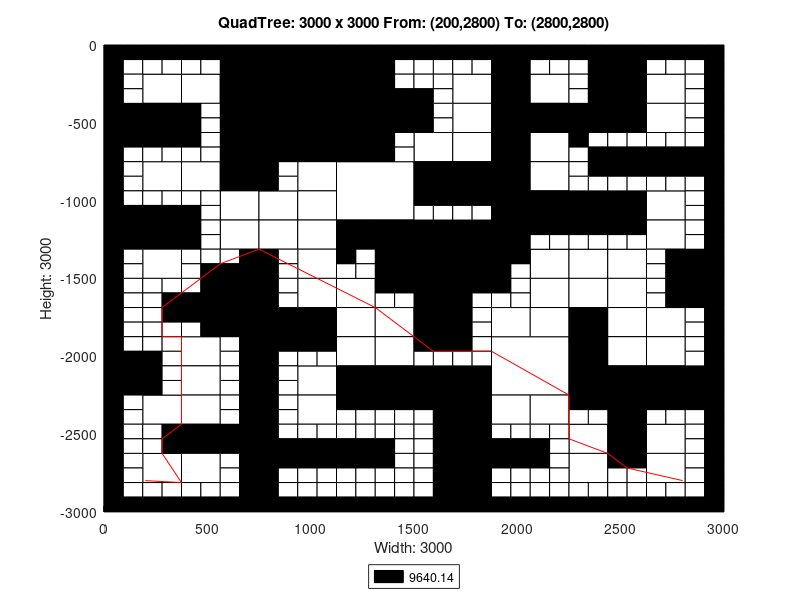

Source code (MATLAB):
axis([0 3000 -3000 0]);
title('QuadTree: 3000 x 3000 From: (200,2800) To: (2800,2800)');
xlabel('Width: 3000');
ylabel('Height: 3000');
rectangle('Position',[750 -375 375 375], 'FaceColor',[0 0 0]);
rectangle('Position',[750 -750 375 375], 'FaceColor',[0 0 0]);
rectangle('Position',[1125 -1125 375 375], 'FaceColor',[1 1 1]);
rectangle('Position',[1500 -1500 375 375], 'FaceColor',[0 0 0]);
rectangle('Position',[1875 -2250 375 375], 'FaceColor',[1 1 1]);
rectangle('Position',[187.5 -375 187.5 187.5], 'FaceColor',[1 1 1]);
rectangle('Position',[562.5 -187.5 187.5 187.5], 'FaceColor',[0 0 0]);
rectangle('Position',[375 -375 187.5 187.5], 'FaceColor',[1 1 1]);
rectangle('Position',[562.5 -375 187.5 187.5], 'FaceColor',[0 0 0]);
rectangle('Position',[0 -562.5 187.5 187.5], 'FaceColor',[0 0 0]);
rectangle('Position',[187.5 -562.5 187.5 187.5], 'FaceColor',[0 0 0]);
rectangle('Position',[562.5 -562.5 187.5 187.5], 'FaceColor',[0 0 0]);
rectangle('Position',[562.5 -750 187.5 187.5], 'FaceColor',[0 0 0]);
rectangle('Position',[1125 -187.5 187.5 187.5], 'FaceColor',[0 0 0]);
rectangle('Position',[1125 -375 187.5 187.5], 'FaceColor',[0 0 0]);
rectangle('Position',[1125 -562.5 187.5 187.5], 'FaceColor',[0 0 0]);
rectangle('Position',[1312.5 -562.5 187.5 187.5], 'FaceColor',[0 0 0]);
rectangle('Position',[1125 -750 187.5 187.5], 'FaceColor',[0 0 0]);
rectangle('Position',[187.5 -937.5 187.5 187.5], 'FaceColor',[1 1 1]);
rectangle('Position',[375 -937.5 187.5 187.5], 'FaceColor',[1 1 1]);
rectangle('Position',[562.5 -937.5 187.5 187.5], 'FaceColor',[0 0 0]);
rectangle('Position',[562.5 -1125 187.5 187.5], 'FaceColor',[1 1 1]);
rectangle('Position',[0 -1312.5 187.5 187.5], 'FaceColor',[0 0 0]);
rectangle('Position',[187.5 -1312.5 187.5 187.5], 'FaceColor',[0 0 0]);
rectangle('Position',[187.5 -1500 187.5 187.5], 'FaceColor',[1 1 1]);
rectangle('Position',[562.5 -1312.5 187.5 187.5], 'FaceColor',[1 1 1]);
rectangle('Position',[937.5 -937.5 187.5 187.5], 'FaceColor',[1 1 1]);
rectangle('Position',[750 -1125 187.5 187.5], 'FaceColor',[1 1 1]);
rectangle('Position',[937.5 -1125 187.5 187.5], 'FaceColor',[1 1 1]);
rectangle('Position',[750 -1312.5 187.5 187.5], 'FaceColor',[1 1 1]);
rectangle('Position',[937.5 -1312.5 187.5 187.5], 'FaceColor',[1 1 1]);
rectangle('Position',[937.5 -1500 187.5 187.5], 'FaceColor',[1 1 1]);
rectangle('Position',[1125 -1312.5 187.5 187.5], 'FaceColor',[0 0 0]);
rectangle('Position',[1312.5 -1312.5 187.5 187.5], 'FaceColor',[0 0 0]);
rectangle('Position',[1312.5 -1500 187.5 187.5], 'FaceColor',[0 0 0]);
rectangle('Position',[1687.5 -375 187.5 187.5], 'FaceColor',[1 1 1]);
rectangle('Position',[1875 -187.5 187.5 187.5], 'FaceColor',[0 0 0]);
rectangle('Position',[1875 -375 187.5 187.5], 'FaceColor',[0 0 0]);
rectangle('Position',[2062.5 -375 187.5 187.5], 'FaceColor',[1 1 1]);
rectangle('Position',[1687.5 -562.5 187.5 187.5], 'FaceColor',[1 1 1]);
rectangle('Position',[1500 -750 187.5 187.5], 'FaceColor',[1 1 1]);
rectangle('Position',[1687.5 -750 187.5 187.5], 'FaceColor',[1 1 1]);
rectangle('Position',[1875 -562.5 187.5 187.5], 'FaceColor',[0 0 0]);
rectangle('Position',[2062.5 -562.5 187.5 187.5], 'FaceColor',[0 0 0]);
rectangle('Position',[1875 -750 187.5 187.5], 'FaceColor',[0 0 0]);
rectangle('Position',[2062.5 -750 187.5 187.5], 'FaceColor',[1 1 1]);
rectangle('Position',[2437.5 -187.5 187.5 187.5], 'FaceColor',[0 0 0]);
rectangle('Position',[2437.5 -375 187.5 187.5], 'FaceColor',[0 0 0]);
rectangle('Position',[2625 -375 187.5 187.5], 'FaceColor',[1 1 1]);
rectangle('Position',[2250 -562.5 187.5 187.5], 'FaceColor',[0 0 0]);
rectangle('Position',[2437.5 -562.5 187.5 187.5], 'FaceColor',[0 0 0]);
rectangle('Position',[2625 -562.5 187.5 187.5], 'FaceColor',[1 1 1]);
rectangle('Position',[1500 -937.5 187.5 187.5], 'FaceColor',[0 0 0]);
rectangle('Position',[1687.5 -937.5 187.5 187.5], 'FaceColor',[0 0 0]);
rectangle('Position',[1875 -937.5 187.5 187.5], 'FaceColor',[0 0 0]);
rectangle('Position',[2062.5 -937.5 187.5 187.5], 'FaceColor',[1 1 1]);
rectangle('Position',[1875 -1125 187.5 187.5], 'FaceColor',[0 0 0]);
rectangle('Position',[2062.5 -1125 187.5 187.5], 'FaceColor',[0 0 0]);
rectangle('Position',[1875 -1312.5 187.5 187.5], 'FaceColor',[0 0 0]);
rectangle('Position',[2062.5 -1500 187.5 187.5], 'FaceColor',[1 1 1]);
rectangle('Position',[2250 -1125 187.5 187.5], 'FaceColor',[0 0 0]);
rectangle('Position',[2437.5 -1125 187.5 187.5], 'FaceColor',[0 0 0]);
rectangle('Position',[2625 -1125 187.5 187.5], 'FaceColor',[1 1 1]);
rectangle('Position',[2250 -1500 187.5 187.5], 'FaceColor',[1 1 1]);
rectangle('Position',[2437.5 -1500 187.5 187.5], 'FaceColor',[1 1 1]);
rectangle('Position',[2625 -1312.5 187.5 187.5], 'FaceColor',[1 1 1]);
rectangle('Position',[2812.5 -1500 187.5 187.5], 'FaceColor',[0 0 0]);
rectangle('Position',[562.5 -1687.5 187.5 187.5], 'FaceColor',[0 0 0]);
rectangle('Position',[562.5 -1875 187.5 187.5], 'FaceColor',[0 0 0]);
rectangle('Position',[0 -2250 187.5 187.5], 'FaceColor',[0 0 0]);
rectangle('Position',[375 -2062.5 187.5 187.5], 'FaceColor',[1 1 1]);
rectangle('Position',[375 -2250 187.5 187.5], 'FaceColor',[1 1 1]);
rectangle('Position',[937.5 -1687.5 187.5 187.5], 'FaceColor',[1 1 1]);
rectangle('Position',[750 -1875 187.5 187.5], 'FaceColor',[0 0 0]);
rectangle('Position',[937.5 -1875 187.5 187.5], 'FaceColor',[0 0 0]);
rectangle('Position',[1125 -1687.5 187.5 187.5], 'FaceColor',[1 1 1]);
rectangle('Position',[1125 -1875 187.5 187.5], 'FaceColor',[1 1 1]);
rectangle('Position',[1312.5 -1875 187.5 187.5], 'FaceColor',[1 1 1]);
rectangle('Position',[937.5 -2250 187.5 187.5], 'FaceColor',[1 1 1]);
rectangle('Position',[1125 -2062.5 187.5 187.5], 'FaceColor',[1 1 1]);
rectangle('Position',[1312.5 -2062.5 187.5 187.5], 'FaceColor',[1 1 1]);
rectangle('Position',[1125 -2250 187.5 187.5], 'FaceColor',[0 0 0]);
rectangle('Position',[1312.5 -2250 187.5 187.5], 'FaceColor',[0 0 0]);
rectangle('Position',[187.5 -2437.5 187.5 187.5], 'FaceColor',[1 1 1]);
rectangle('Position',[375 -2437.5 187.5 187.5], 'FaceColor',[1 1 1]);
rectangle('Position',[375 -2625 187.5 187.5], 'FaceColor',[0 0 0]);
rectangle('Position',[562.5 -2625 187.5 187.5], 'FaceColor',[0 0 0]);
rectangle('Position',[187.5 -2812.5 187.5 187.5], 'FaceColor',[1 1 1]);
rectangle('Position',[375 -2812.5 187.5 187.5], 'FaceColor',[1 1 1]);
rectangle('Position',[937.5 -2437.5 187.5 187.5], 'FaceColor',[1 1 1]);
rectangle('Position',[1500 -1687.5 187.5 187.5], 'FaceColor',[0 0 0]);
rectangle('Position',[1500 -1875 187.5 187.5], 'FaceColor',[0 0 0]);
rectangle('Position',[2062.5 -1687.5 187.5 187.5], 'FaceColor',[1 1 1]);
rectangle('Position',[1875 -1875 187.5 187.5], 'FaceColor',[1 1 1]);
rectangle('Position',[2062.5 -1875 187.5 187.5], 'FaceColor',[1 1 1]);
rectangle('Position',[1500 -2250 187.5 187.5], 'FaceColor',[0 0 0]);
rectangle('Position',[1687.5 -2250 187.5 187.5], 'FaceColor',[0 0 0]);
rectangle('Position',[2250 -1687.5 187.5 187.5], 'FaceColor',[1 1 1]);
rectangle('Position',[2437.5 -1687.5 187.5 187.5], 'FaceColor',[1 1 1]);
rectangle('Position',[2250 -1875 187.5 187.5], 'FaceColor',[0 0 0]);
rectangle('Position',[2437.5 -1875 187.5 187.5], 'FaceColor',[1 1 1]);
rectangle('Position',[2812.5 -1687.5 187.5 187.5], 'FaceColor',[0 0 0]);
rectangle('Position',[2625 -1875 187.5 187.5], 'FaceColor',[1 1 1]);
rectangle('Position',[2250 -2062.5 187.5 187.5], 'FaceColor',[0 0 0]);
rectangle('Position',[2437.5 -2062.5 187.5 187.5], 'FaceColor',[1 1 1]);
rectangle('Position',[2250 -2250 187.5 187.5], 'FaceColor',[0 0 0]);
rectangle('Position',[2437.5 -2250 187.5 187.5], 'FaceColor',[0 0 0]);
rectangle('Position',[2625 -2062.5 187.5 187.5], 'FaceColor',[1 1 1]);
rectangle('Position',[2625 -2250 187.5 187.5], 'FaceColor',[0 0 0]);
rectangle('Position',[2812.5 -2250 187.5 187.5], 'FaceColor',[0 0 0]);
rectangle('Position',[1687.5 -2437.5 187.5 187.5], 'FaceColor',[0 0 0]);
rectangle('Position',[1687.5 -2625 187.5 187.5], 'FaceColor',[0 0 0]);
rectangle('Position',[1875 -2437.5 187.5 187.5], 'FaceColor',[1 1 1]);
rectangle('Position',[2062.5 -2437.5 187.5 187.5], 'FaceColor',[1 1 1]);
rectangle('Position',[1687.5 -2812.5 187.5 187.5], 'FaceColor',[0 0 0]);
rectangle('Position',[1687.5 -3000 187.5 187.5], 'FaceColor',[0 0 0]);
rectangle('Position',[2437.5 -2437.5 187.5 187.5], 'FaceColor',[0 0 0]);
rectangle('Position',[2250 -2625 187.5 187.5], 'FaceColor',[1 1 1]);
rectangle('Position',[2437.5 -2625 187.5 187.5], 'FaceColor',[0 0 0]);
rectangle('Position',[2625 -2625 187.5 187.5], 'FaceColor',[1 1 1]);
rectangle('Position',[2250 -2812.5 187.5 187.5], 'FaceColor',[1 1 1]);
rectangle('Position',[2625 -2812.5 187.5 187.5], 'FaceColor',[1 1 1]);
rectangle('Position',[0 -93.75 93.75 93.75], 'FaceColor',[0 0 0]);
rectangle('Position',[93.75 -93.75 93.75 93.75], 'FaceColor',[0 0 0]);
rectangle('Position',[0 -187.5 93.75 93.75], 'FaceColor',[0 0 0]);
rectangle('Position',[93.75 -187.5 93.75 93.75], 'FaceColor',[1 1 1]);
rectangle('Position',[187.5 -93.75 93.75 93.75], 'FaceColor',[0 0 0]);
rectangle('Position',[281.25 -93.75 93.75 93.75], 'FaceColor',[0 0 0]);
rectangle('Position',[187.5 -187.5 93.75 93.75], 'FaceColor',[1 1 1]);
rectangle('Position',[281.25 -187.5 93.75 93.75], 'FaceColor',[1 1 1]);
rectangle('Position',[0 -281.25 93.75 93.75], 'FaceColor',[0 0 0]);
rectangle('Position',[93.75 -281.25 93.75 93.75], 'FaceColor',[1 1 1]);
rectangle('Position',[0 -375 93.75 93.75], 'FaceColor',[0 0 0]);
rectangle('Position',[93.75 -375 93.75 93.75], 'FaceColor',[1 1 1]);
rectangle('Position',[375 -93.75 93.75 93.75], 'FaceColor',[0 0 0]);
rectangle('Position',[468.75 -93.75 93.75 93.75], 'FaceColor',[0 0 0]);
rectangle('Position',[375 -187.5 93.75 93.75], 'FaceColor',[1 1 1]);
rectangle('Position',[468.75 -187.5 93.75 93.75], 'FaceColor',[1 1 1]);
rectangle('Position',[0 -656.25 93.75 93.75], 'FaceColor',[0 0 0]);
rectangle('Position',[93.75 -656.25 93.75 93.75], 'FaceColor',[0 0 0]);
rectangle('Position',[0 -750 93.75 93.75], 'FaceColor',[0 0 0]);
rectangle('Position',[93.75 -750 93.75 93.75], 'FaceColor',[1 1 1]);
rectangle('Position',[187.5 -656.25 93.75 93.75], 'FaceColor',[0 0 0]);
rectangle('Position',[281.25 -656.25 93.75 93.75], 'FaceColor',[0 0 0]);
rectangle('Position',[187.5 -750 93.75 93.75], 'FaceColor',[1 1 1]);
rectangle('Position',[281.25 -750 93.75 93.75], 'FaceColor',[1 1 1]);
rectangle('Position',[375 -468.75 93.75 93.75], 'FaceColor',[0 0 0]);
rectangle('Position',[468.75 -468.75 93.75 93.75], 'FaceColor',[1 1 1]);
rectangle('Position',[375 -562.5 93.75 93.75], 'FaceColor',[0 0 0]);
rectangle('Position',[468.75 -562.5 93.75 93.75], 'FaceColor',[1 1 1]);
rectangle('Position',[375 -656.25 93.75 93.75], 'FaceColor',[0 0 0]);
rectangle('Position',[468.75 -656.25 93.75 93.75], 'FaceColor',[1 1 1]);
rectangle('Position',[375 -750 93.75 93.75], 'FaceColor',[1 1 1]);
rectangle('Position',[468.75 -750 93.75 93.75], 'FaceColor',[1 1 1]);
rectangle('Position',[1312.5 -93.75 93.75 93.75], 'FaceColor',[0 0 0]);
rectangle('Position',[1406.25 -93.75 93.75 93.75], 'FaceColor',[0 0 0]);
rectangle('Position',[1312.5 -187.5 93.75 93.75], 'FaceColor',[0 0 0]);
rectangle('Position',[1406.25 -187.5 93.75 93.75], 'FaceColor',[1 1 1]);
rectangle('Position',[1312.5 -281.25 93.75 93.75], 'FaceColor',[0 0 0]);
rectangle('Position',[1406.25 -281.25 93.75 93.75], 'FaceColor',[1 1 1]);
rectangle('Position',[1312.5 -375 93.75 93.75], 'FaceColor',[0 0 0]);
rectangle('Position',[1406.25 -375 93.75 93.75], 'FaceColor',[0 0 0]);
rectangle('Position',[1312.5 -656.25 93.75 93.75], 'FaceColor',[0 0 0]);
rectangle('Position',[1406.25 -656.25 93.75 93.75], 'FaceColor',[1 1 1]);
rectangle('Position',[1312.5 -750 93.75 93.75], 'FaceColor',[0 0 0]);
rectangle('Position',[1406.25 -750 93.75 93.75], 'FaceColor',[1 1 1]);
rectangle('Position',[0 -843.75 93.75 93.75], 'FaceColor',[0 0 0]);
rectangle('Position',[93.75 -843.75 93.75 93.75], 'FaceColor',[1 1 1]);
rectangle('Position',[0 -937.5 93.75 93.75], 'FaceColor',[0 0 0]);
rectangle('Position',[93.75 -937.5 93.75 93.75], 'FaceColor',[1 1 1]);
rectangle('Position',[0 -1031.25 93.75 93.75], 'FaceColor',[0 0 0]);
rectangle('Position',[93.75 -1031.25 93.75 93.75], 'FaceColor',[1 1 1]);
rectangle('Position',[0 -1125 93.75 93.75], 'FaceColor',[0 0 0]);
rectangle('Position',[93.75 -1125 93.75 93.75], 'FaceColor',[0 0 0]);
rectangle('Position',[187.5 -1031.25 93.75 93.75], 'FaceColor',[1 1 1]);
rectangle('Position',[281.25 -1031.25 93.75 93.75], 'FaceColor',[1 1 1]);
rectangle('Position',[187.5 -1125 93.75 93.75], 'FaceColor',[0 0 0]);
rectangle('Position',[281.25 -1125 93.75 93.75], 'FaceColor',[0 0 0]);
rectangle('Position',[375 -1031.25 93.75 93.75], 'FaceColor',[1 1 1]);
rectangle('Position',[468.75 -1031.25 93.75 93.75], 'FaceColor',[1 1 1]);
rectangle('Position',[375 -1125 93.75 93.75], 'FaceColor',[0 0 0]);
rectangle('Position',[468.75 -1125 93.75 93.75], 'FaceColor',[1 1 1]);
rectangle('Position',[0 -1406.25 93.75 93.75], 'FaceColor',[0 0 0]);
rectangle('Position',[93.75 -1406.25 93.75 93.75], 'FaceColor',[1 1 1]);
rectangle('Position',[0 -1500 93.75 93.75], 'FaceColor',[0 0 0]);
rectangle('Position',[93.75 -1500 93.75 93.75], 'FaceColor',[1 1 1]);
rectangle('Position',[375 -1218.75 93.75 93.75], 'FaceColor',[0 0 0]);
rectangle('Position',[468.75 -1218.75 93.75 93.75], 'FaceColor',[1 1 1]);
rectangle('Position',[375 -1312.5 93.75 93.75], 'FaceColor',[0 0 0]);
rectangle('Position',[468.75 -1312.5 93.75 93.75], 'FaceColor',[1 1 1]);
rectangle('Position',[375 -1406.25 93.75 93.75], 'FaceColor',[1 1 1]);
rectangle('Position',[468.75 -1406.25 93.75 93.75], 'FaceColor',[1 1 1]);
rectangle('Position',[375 -1500 93.75 93.75], 'FaceColor',[1 1 1]);
rectangle('Position',[468.75 -1500 93.75 93.75], 'FaceColor',[0 0 0]);
rectangle('Position',[562.5 -1406.25 93.75 93.75], 'FaceColor',[1 1 1]);
rectangle('Position',[656.25 -1406.25 93.75 93.75], 'FaceColor',[0 0 0]);
rectangle('Position',[562.5 -1500 93.75 93.75], 'FaceColor',[0 0 0]);
rectangle('Position',[656.25 -1500 93.75 93.75], 'FaceColor',[0 0 0]);
rectangle('Position',[750 -843.75 93.75 93.75], 'FaceColor',[0 0 0]);
rectangle('Position',[843.75 -843.75 93.75 93.75], 'FaceColor',[1 1 1]);
rectangle('Position',[750 -937.5 93.75 93.75], 'FaceColor',[0 0 0]);
rectangle('Position',[843.75 -937.5 93.75 93.75], 'FaceColor',[1 1 1]);
rectangle('Position',[750 -1406.25 93.75 93.75], 'FaceColor',[0 0 0]);
rectangle('Position',[843.75 -1406.25 93.75 93.75], 'FaceColor',[1 1 1]);
rectangle('Position',[750 -1500 93.75 93.75], 'FaceColor',[0 0 0]);
rectangle('Position',[843.75 -1500 93.75 93.75], 'FaceColor',[1 1 1]);
rectangle('Position',[1125 -1406.25 93.75 93.75], 'FaceColor',[0 0 0]);
rectangle('Position',[1218.75 -1406.25 93.75 93.75], 'FaceColor',[1 1 1]);
rectangle('Position',[1125 -1500 93.75 93.75], 'FaceColor',[1 1 1]);
rectangle('Position',[1218.75 -1500 93.75 93.75], 'FaceColor',[1 1 1]);
rectangle('Position',[1500 -93.75 93.75 93.75], 'FaceColor',[0 0 0]);
rectangle('Position',[1593.75 -93.75 93.75 93.75], 'FaceColor',[0 0 0]);
rectangle('Position',[1500 -187.5 93.75 93.75], 'FaceColor',[1 1 1]);
rectangle('Position',[1593.75 -187.5 93.75 93.75], 'FaceColor',[1 1 1]);
rectangle('Position',[1687.5 -93.75 93.75 93.75], 'FaceColor',[0 0 0]);
rectangle('Position',[1781.25 -93.75 93.75 93.75], 'FaceColor',[0 0 0]);
rectangle('Position',[1687.5 -187.5 93.75 93.75], 'FaceColor',[1 1 1]);
rectangle('Position',[1781.25 -187.5 93.75 93.75], 'FaceColor',[1 1 1]);
rectangle('Position',[1500 -281.25 93.75 93.75], 'FaceColor',[1 1 1]);
rectangle('Position',[1593.75 -281.25 93.75 93.75], 'FaceColor',[1 1 1]);
rectangle('Position',[1500 -375 93.75 93.75], 'FaceColor',[0 0 0]);
rectangle('Position',[1593.75 -375 93.75 93.75], 'FaceColor',[1 1 1]);
rectangle('Position',[2062.5 -93.75 93.75 93.75], 'FaceColor',[0 0 0]);
rectangle('Position',[2156.25 -93.75 93.75 93.75], 'FaceColor',[0 0 0]);
rectangle('Position',[2062.5 -187.5 93.75 93.75], 'FaceColor',[1 1 1]);
rectangle('Position',[2156.25 -187.5 93.75 93.75], 'FaceColor',[1 1 1]);
rectangle('Position',[1500 -468.75 93.75 93.75], 'FaceColor',[0 0 0]);
rectangle('Position',[1593.75 -468.75 93.75 93.75], 'FaceColor',[1 1 1]);
rectangle('Position',[1500 -562.5 93.75 93.75], 'FaceColor',[0 0 0]);
rectangle('Position',[1593.75 -562.5 93.75 93.75], 'FaceColor',[1 1 1]);
rectangle('Position',[2250 -93.75 93.75 93.75], 'FaceColor',[0 0 0]);
rectangle('Position',[2343.75 -93.75 93.75 93.75], 'FaceColor',[0 0 0]);
rectangle('Position',[2250 -187.5 93.75 93.75], 'FaceColor',[1 1 1]);
rectangle('Position',[2343.75 -187.5 93.75 93.75], 'FaceColor',[0 0 0]);
rectangle('Position',[2250 -281.25 93.75 93.75], 'FaceColor',[1 1 1]);
rectangle('Position',[2343.75 -281.25 93.75 93.75], 'FaceColor',[0 0 0]);
rectangle('Position',[2250 -375 93.75 93.75], 'FaceColor',[1 1 1]);
rectangle('Position',[2343.75 -375 93.75 93.75], 'FaceColor',[0 0 0]);
rectangle('Position',[2625 -93.75 93.75 93.75], 'FaceColor',[0 0 0]);
rectangle('Position',[2718.75 -93.75 93.75 93.75], 'FaceColor',[0 0 0]);
rectangle('Position',[2625 -187.5 93.75 93.75], 'FaceColor',[1 1 1]);
rectangle('Position',[2718.75 -187.5 93.75 93.75], 'FaceColor',[1 1 1]);
rectangle('Position',[2812.5 -93.75 93.75 93.75], 'FaceColor',[0 0 0]);
rectangle('Position',[2906.25 -93.75 93.75 93.75], 'FaceColor',[0 0 0]);
rectangle('Position',[2812.5 -187.5 93.75 93.75], 'FaceColor',[1 1 1]);
rectangle('Position',[2906.25 -187.5 93.75 93.75], 'FaceColor',[0 0 0]);
rectangle('Position',[2812.5 -281.25 93.75 93.75], 'FaceColor',[1 1 1]);
rectangle('Position',[2906.25 -281.25 93.75 93.75], 'FaceColor',[0 0 0]);
rectangle('Position',[2812.5 -375 93.75 93.75], 'FaceColor',[1 1 1]);
rectangle('Position',[2906.25 -375 93.75 93.75], 'FaceColor',[0 0 0]);
rectangle('Position',[2250 -656.25 93.75 93.75], 'FaceColor',[0 0 0]);
rectangle('Position',[2343.75 -656.25 93.75 93.75], 'FaceColor',[1 1 1]);
rectangle('Position',[2250 -750 93.75 93.75], 'FaceColor',[1 1 1]);
rectangle('Position',[2343.75 -750 93.75 93.75], 'FaceColor',[0 0 0]);
rectangle('Position',[2437.5 -656.25 93.75 93.75], 'FaceColor',[1 1 1]);
rectangle('Position',[2531.25 -656.25 93.75 93.75], 'FaceColor',[1 1 1]);
rectangle('Position',[2437.5 -750 93.75 93.75], 'FaceColor',[0 0 0]);
rectangle('Position',[2531.25 -750 93.75 93.75], 'FaceColor',[0 0 0]);
rectangle('Position',[2812.5 -468.75 93.75 93.75], 'FaceColor',[1 1 1]);
rectangle('Position',[2906.25 -468.75 93.75 93.75], 'FaceColor',[0 0 0]);
rectangle('Position',[2812.5 -562.5 93.75 93.75], 'FaceColor',[1 1 1]);
rectangle('Position',[2906.25 -562.5 93.75 93.75], 'FaceColor',[0 0 0]);
rectangle('Position',[2625 -656.25 93.75 93.75], 'FaceColor',[1 1 1]);
rectangle('Position',[2718.75 -656.25 93.75 93.75], 'FaceColor',[1 1 1]);
rectangle('Position',[2625 -750 93.75 93.75], 'FaceColor',[0 0 0]);
rectangle('Position',[2718.75 -750 93.75 93.75], 'FaceColor',[0 0 0]);
rectangle('Position',[2812.5 -656.25 93.75 93.75], 'FaceColor',[1 1 1]);
rectangle('Position',[2906.25 -656.25 93.75 93.75], 'FaceColor',[0 0 0]);
rectangle('Position',[2812.5 -750 93.75 93.75], 'FaceColor',[0 0 0]);
rectangle('Position',[2906.25 -750 93.75 93.75], 'FaceColor',[0 0 0]);
rectangle('Position',[1500 -1031.25 93.75 93.75], 'FaceColor',[0 0 0]);
rectangle('Position',[1593.75 -1031.25 93.75 93.75], 'FaceColor',[0 0 0]);
rectangle('Position',[1500 -1125 93.75 93.75], 'FaceColor',[1 1 1]);
rectangle('Position',[1593.75 -1125 93.75 93.75], 'FaceColor',[1 1 1]);
rectangle('Position',[1687.5 -1031.25 93.75 93.75], 'FaceColor',[0 0 0]);
rectangle('Position',[1781.25 -1031.25 93.75 93.75], 'FaceColor',[0 0 0]);
rectangle('Position',[1687.5 -1125 93.75 93.75], 'FaceColor',[1 1 1]);
rectangle('Position',[1781.25 -1125 93.75 93.75], 'FaceColor',[1 1 1]);
rectangle('Position',[2062.5 -1218.75 93.75 93.75], 'FaceColor',[0 0 0]);
rectangle('Position',[2156.25 -1218.75 93.75 93.75], 'FaceColor',[0 0 0]);
rectangle('Position',[2062.5 -1312.5 93.75 93.75], 'FaceColor',[1 1 1]);
rectangle('Position',[2156.25 -1312.5 93.75 93.75], 'FaceColor',[1 1 1]);
rectangle('Position',[1875 -1406.25 93.75 93.75], 'FaceColor',[0 0 0]);
rectangle('Position',[1968.75 -1406.25 93.75 93.75], 'FaceColor',[0 0 0]);
rectangle('Position',[1875 -1500 93.75 93.75], 'FaceColor',[0 0 0]);
rectangle('Position',[1968.75 -1500 93.75 93.75], 'FaceColor',[1 1 1]);
rectangle('Position',[2250 -843.75 93.75 93.75], 'FaceColor',[1 1 1]);
rectangle('Position',[2343.75 -843.75 93.75 93.75], 'FaceColor',[0 0 0]);
rectangle('Position',[2250 -937.5 93.75 93.75], 'FaceColor',[1 1 1]);
rectangle('Position',[2343.75 -937.5 93.75 93.75], 'FaceColor',[1 1 1]);
rectangle('Position',[2437.5 -843.75 93.75 93.75], 'FaceColor',[0 0 0]);
rectangle('Position',[2531.25 -843.75 93.75 93.75], 'FaceColor',[0 0 0]);
rectangle('Position',[2437.5 -937.5 93.75 93.75], 'FaceColor',[1 1 1]);
rectangle('Position',[2531.25 -937.5 93.75 93.75], 'FaceColor',[1 1 1]);
rectangle('Position',[2625 -843.75 93.75 93.75], 'FaceColor',[0 0 0]);
rectangle('Position',[2718.75 -843.75 93.75 93.75], 'FaceColor',[0 0 0]);
rectangle('Position',[2625 -937.5 93.75 93.75], 'FaceColor',[1 1 1]);
rectangle('Position',[2718.75 -937.5 93.75 93.75], 'FaceColor',[1 1 1]);
rectangle('Position',[2812.5 -843.75 93.75 93.75], 'FaceColor',[0 0 0]);
rectangle('Position',[2906.25 -843.75 93.75 93.75], 'FaceColor',[0 0 0]);
rectangle('Position',[2812.5 -937.5 93.75 93.75], 'FaceColor',[1 1 1]);
rectangle('Position',[2906.25 -937.5 93.75 93.75], 'FaceColor',[0 0 0]);
rectangle('Position',[2812.5 -1031.25 93.75 93.75], 'FaceColor',[1 1 1]);
rectangle('Position',[2906.25 -1031.25 93.75 93.75], 'FaceColor',[0 0 0]);
rectangle('Position',[2812.5 -1125 93.75 93.75], 'FaceColor',[1 1 1]);
rectangle('Position',[2906.25 -1125 93.75 93.75], 'FaceColor',[0 0 0]);
rectangle('Position',[2250 -1218.75 93.75 93.75], 'FaceColor',[0 0 0]);
rectangle('Position',[2343.75 -1218.75 93.75 93.75], 'FaceColor',[0 0 0]);
rectangle('Position',[2250 -1312.5 93.75 93.75], 'FaceColor',[1 1 1]);
rectangle('Position',[2343.75 -1312.5 93.75 93.75], 'FaceColor',[1 1 1]);
rectangle('Position',[2437.5 -1218.75 93.75 93.75], 'FaceColor',[0 0 0]);
rectangle('Position',[2531.25 -1218.75 93.75 93.75], 'FaceColor',[0 0 0]);
rectangle('Position',[2437.5 -1312.5 93.75 93.75], 'FaceColor',[1 1 1]);
rectangle('Position',[2531.25 -1312.5 93.75 93.75], 'FaceColor',[1 1 1]);
rectangle('Position',[2812.5 -1218.75 93.75 93.75], 'FaceColor',[1 1 1]);
rectangle('Position',[2906.25 -1218.75 93.75 93.75], 'FaceColor',[0 0 0]);
rectangle('Position',[2812.5 -1312.5 93.75 93.75], 'FaceColor',[1 1 1]);
rectangle('Position',[2906.25 -1312.5 93.75 93.75], 'FaceColor',[0 0 0]);
rectangle('Position',[2625 -1406.25 93.75 93.75], 'FaceColor',[1 1 1]);
rectangle('Position',[2718.75 -1406.25 93.75 93.75], 'FaceColor',[0 0 0]);
rectangle('Position',[2625 -1500 93.75 93.75], 'FaceColor',[1 1 1]);
rectangle('Position',[2718.75 -1500 93.75 93.75], 'FaceColor',[0 0 0]);
rectangle('Position',[0 -1593.75 93.75 93.75], 'FaceColor',[0 0 0]);
rectangle('Position',[93.75 -1593.75 93.75 93.75], 'FaceColor',[1 1 1]);
rectangle('Position',[0 -1687.5 93.75 93.75], 'FaceColor',[0 0 0]);
rectangle('Position',[93.75 -1687.5 93.75 93.75], 'FaceColor',[1 1 1]);
rectangle('Position',[187.5 -1593.75 93.75 93.75], 'FaceColor',[1 1 1]);
rectangle('Position',[281.25 -1593.75 93.75 93.75], 'FaceColor',[1 1 1]);
rectangle('Position',[187.5 -1687.5 93.75 93.75], 'FaceColor',[1 1 1]);
rectangle('Position',[281.25 -1687.5 93.75 93.75], 'FaceColor',[0 0 0]);
rectangle('Position',[0 -1781.25 93.75 93.75], 'FaceColor',[0 0 0]);
rectangle('Position',[93.75 -1781.25 93.75 93.75], 'FaceColor',[1 1 1]);
rectangle('Position',[0 -1875 93.75 93.75], 'FaceColor',[0 0 0]);
rectangle('Position',[93.75 -1875 93.75 93.75], 'FaceColor',[1 1 1]);
rectangle('Position',[187.5 -1781.25 93.75 93.75], 'FaceColor',[1 1 1]);
rectangle('Position',[281.25 -1781.25 93.75 93.75], 'FaceColor',[0 0 0]);
rectangle('Position',[187.5 -1875 93.75 93.75], 'FaceColor',[1 1 1]);
rectangle('Position',[281.25 -1875 93.75 93.75], 'FaceColor',[1 1 1]);
rectangle('Position',[375 -1593.75 93.75 93.75], 'FaceColor',[1 1 1]);
rectangle('Position',[468.75 -1593.75 93.75 93.75], 'FaceColor',[0 0 0]);
rectangle('Position',[375 -1687.5 93.75 93.75], 'FaceColor',[0 0 0]);
rectangle('Position',[468.75 -1687.5 93.75 93.75], 'FaceColor',[0 0 0]);
rectangle('Position',[375 -1781.25 93.75 93.75], 'FaceColor',[0 0 0]);
rectangle('Position',[468.75 -1781.25 93.75 93.75], 'FaceColor',[0 0 0]);
rectangle('Position',[375 -1875 93.75 93.75], 'FaceColor',[1 1 1]);
rectangle('Position',[468.75 -1875 93.75 93.75], 'FaceColor',[0 0 0]);
rectangle('Position',[0 -1968.75 93.75 93.75], 'FaceColor',[0 0 0]);
rectangle('Position',[93.75 -1968.75 93.75 93.75], 'FaceColor',[1 1 1]);
rectangle('Position',[0 -2062.5 93.75 93.75], 'FaceColor',[0 0 0]);
rectangle('Position',[93.75 -2062.5 93.75 93.75], 'FaceColor',[0 0 0]);
rectangle('Position',[187.5 -1968.75 93.75 93.75], 'FaceColor',[1 1 1]);
rectangle('Position',[281.25 -1968.75 93.75 93.75], 'FaceColor',[1 1 1]);
rectangle('Position',[187.5 -2062.5 93.75 93.75], 'FaceColor',[0 0 0]);
rectangle('Position',[281.25 -2062.5 93.75 93.75], 'FaceColor',[1 1 1]);
rectangle('Position',[187.5 -2156.25 93.75 93.75], 'FaceColor',[0 0 0]);
rectangle('Position',[281.25 -2156.25 93.75 93.75], 'FaceColor',[1 1 1]);
rectangle('Position',[187.5 -2250 93.75 93.75], 'FaceColor',[0 0 0]);
rectangle('Position',[281.25 -2250 93.75 93.75], 'FaceColor',[1 1 1]);
rectangle('Position',[562.5 -1968.75 93.75 93.75], 'FaceColor',[1 1 1]);
rectangle('Position',[656.25 -1968.75 93.75 93.75], 'FaceColor',[0 0 0]);
rectangle('Position',[562.5 -2062.5 93.75 93.75], 'FaceColor',[1 1 1]);
rectangle('Position',[656.25 -2062.5 93.75 93.75], 'FaceColor',[0 0 0]);
rectangle('Position',[562.5 -2156.25 93.75 93.75], 'FaceColor',[1 1 1]);
rectangle('Position',[656.25 -2156.25 93.75 93.75], 'FaceColor',[0 0 0]);
rectangle('Position',[562.5 -2250 93.75 93.75], 'FaceColor',[1 1 1]);
rectangle('Position',[656.25 -2250 93.75 93.75], 'FaceColor',[0 0 0]);
rectangle('Position',[750 -1593.75 93.75 93.75], 'FaceColor',[0 0 0]);
rectangle('Position',[843.75 -1593.75 93.75 93.75], 'FaceColor',[1 1 1]);
rectangle('Position',[750 -1687.5 93.75 93.75], 'FaceColor',[0 0 0]);
rectangle('Position',[843.75 -1687.5 93.75 93.75], 'FaceColor',[1 1 1]);
rectangle('Position',[1312.5 -1593.75 93.75 93.75], 'FaceColor',[0 0 0]);
rectangle('Position',[1406.25 -1593.75 93.75 93.75], 'FaceColor',[0 0 0]);
rectangle('Position',[1312.5 -1687.5 93.75 93.75], 'FaceColor',[1 1 1]);
rectangle('Position',[1406.25 -1687.5 93.75 93.75], 'FaceColor',[1 1 1]);
rectangle('Position',[750 -1968.75 93.75 93.75], 'FaceColor',[0 0 0]);
rectangle('Position',[843.75 -1968.75 93.75 93.75], 'FaceColor',[0 0 0]);
rectangle('Position',[750 -2062.5 93.75 93.75], 'FaceColor',[0 0 0]);
rectangle('Position',[843.75 -2062.5 93.75 93.75], 'FaceColor',[1 1 1]);
rectangle('Position',[937.5 -1968.75 93.75 93.75], 'FaceColor',[0 0 0]);
rectangle('Position',[1031.25 -1968.75 93.75 93.75], 'FaceColor',[0 0 0]);
rectangle('Position',[937.5 -2062.5 93.75 93.75], 'FaceColor',[1 1 1]);
rectangle('Position',[1031.25 -2062.5 93.75 93.75], 'FaceColor',[1 1 1]);
rectangle('Position',[750 -2156.25 93.75 93.75], 'FaceColor',[0 0 0]);
rectangle('Position',[843.75 -2156.25 93.75 93.75], 'FaceColor',[1 1 1]);
rectangle('Position',[750 -2250 93.75 93.75], 'FaceColor',[0 0 0]);
rectangle('Position',[843.75 -2250 93.75 93.75], 'FaceColor',[1 1 1]);
rectangle('Position',[0 -2343.75 93.75 93.75], 'FaceColor',[0 0 0]);
rectangle('Position',[93.75 -2343.75 93.75 93.75], 'FaceColor',[1 1 1]);
rectangle('Position',[0 -2437.5 93.75 93.75], 'FaceColor',[0 0 0]);
rectangle('Position',[93.75 -2437.5 93.75 93.75], 'FaceColor',[1 1 1]);
rectangle('Position',[0 -2531.25 93.75 93.75], 'FaceColor',[0 0 0]);
rectangle('Position',[93.75 -2531.25 93.75 93.75], 'FaceColor',[1 1 1]);
rectangle('Position',[0 -2625 93.75 93.75], 'FaceColor',[0 0 0]);
rectangle('Position',[93.75 -2625 93.75 93.75], 'FaceColor',[1 1 1]);
rectangle('Position',[187.5 -2531.25 93.75 93.75], 'FaceColor',[1 1 1]);
rectangle('Position',[281.25 -2531.25 93.75 93.75], 'FaceColor',[0 0 0]);
rectangle('Position',[187.5 -2625 93.75 93.75], 'FaceColor',[1 1 1]);
rectangle('Position',[281.25 -2625 93.75 93.75], 'FaceColor',[0 0 0]);
rectangle('Position',[562.5 -2343.75 93.75 93.75], 'FaceColor',[1 1 1]);
rectangle('Position',[656.25 -2343.75 93.75 93.75], 'FaceColor',[0 0 0]);
rectangle('Position',[562.5 -2437.5 93.75 93.75], 'FaceColor',[1 1 1]);
rectangle('Position',[656.25 -2437.5 93.75 93.75], 'FaceColor',[0 0 0]);
rectangle('Position',[0 -2718.75 93.75 93.75], 'FaceColor',[0 0 0]);
rectangle('Position',[93.75 -2718.75 93.75 93.75], 'FaceColor',[1 1 1]);
rectangle('Position',[0 -2812.5 93.75 93.75], 'FaceColor',[0 0 0]);
rectangle('Position',[93.75 -2812.5 93.75 93.75], 'FaceColor',[1 1 1]);
rectangle('Position',[0 -2906.25 93.75 93.75], 'FaceColor',[0 0 0]);
rectangle('Position',[93.75 -2906.25 93.75 93.75], 'FaceColor',[1 1 1]);
rectangle('Position',[0 -3000 93.75 93.75], 'FaceColor',[0 0 0]);
rectangle('Position',[93.75 -3000 93.75 93.75], 'FaceColor',[0 0 0]);
rectangle('Position',[187.5 -2906.25 93.75 93.75], 'FaceColor',[1 1 1]);
rectangle('Position',[281.25 -2906.25 93.75 93.75], 'FaceColor',[1 1 1]);
rectangle('Position',[187.5 -3000 93.75 93.75], 'FaceColor',[0 0 0]);
rectangle('Position',[281.25 -3000 93.75 93.75], 'FaceColor',[0 0 0]);
rectangle('Position',[562.5 -2718.75 93.75 93.75], 'FaceColor',[1 1 1]);
rectangle('Position',[656.25 -2718.75 93.75 93.75], 'FaceColor',[0 0 0]);
rectangle('Position',[562.5 -2812.5 93.75 93.75], 'FaceColor',[1 1 1]);
rectangle('Position',[656.25 -2812.5 93.75 93.75], 'FaceColor',[0 0 0]);
rectangle('Position',[375 -2906.25 93.75 93.75], 'FaceColor',[1 1 1]);
rectangle('Position',[468.75 -2906.25 93.75 93.75], 'FaceColor',[1 1 1]);
rectangle('Position',[375 -3000 93.75 93.75], 'FaceColor',[0 0 0]);
rectangle('Position',[468.75 -3000 93.75 93.75], 'FaceColor',[0 0 0]);
rectangle('Position',[562.5 -2906.25 93.75 93.75], 'FaceColor',[1 1 1]);
rectangle('Position',[656.25 -2906.25 93.75 93.75], 'FaceColor',[0 0 0]);
rectangle('Position',[562.5 -3000 93.75 93.75], 'FaceColor',[0 0 0]);
rectangle('Position',[656.25 -3000 93.75 93.75], 'FaceColor',[0 0 0]);
rectangle('Position',[750 -2343.75 93.75 93.75], 'FaceColor',[0 0 0]);
rectangle('Position',[843.75 -2343.75 93.75 93.75], 'FaceColor',[1 1 1]);
rectangle('Position',[750 -2437.5 93.75 93.75], 'FaceColor',[0 0 0]);
rectangle('Position',[843.75 -2437.5 93.75 93.75], 'FaceColor',[1 1 1]);
rectangle('Position',[750 -2531.25 93.75 93.75], 'FaceColor',[0 0 0]);
rectangle('Position',[843.75 -2531.25 93.75 93.75], 'FaceColor',[1 1 1]);
rectangle('Position',[750 -2625 93.75 93.75], 'FaceColor',[0 0 0]);
rectangle('Position',[843.75 -2625 93.75 93.75], 'FaceColor',[0 0 0]);
rectangle('Position',[937.5 -2531.25 93.75 93.75], 'FaceColor',[1 1 1]);
rectangle('Position',[1031.25 -2531.25 93.75 93.75], 'FaceColor',[1 1 1]);
rectangle('Position',[937.5 -2625 93.75 93.75], 'FaceColor',[0 0 0]);
rectangle('Position',[1031.25 -2625 93.75 93.75], 'FaceColor',[0 0 0]);
rectangle('Position',[1125 -2343.75 93.75 93.75], 'FaceColor',[0 0 0]);
rectangle('Position',[1218.75 -2343.75 93.75 93.75], 'FaceColor',[0 0 0]);
rectangle('Position',[1125 -2437.5 93.75 93.75], 'FaceColor',[1 1 1]);
rectangle('Position',[1218.75 -2437.5 93.75 93.75], 'FaceColor',[1 1 1]);
rectangle('Position',[1312.5 -2343.75 93.75 93.75], 'FaceColor',[0 0 0]);
rectangle('Position',[1406.25 -2343.75 93.75 93.75], 'FaceColor',[0 0 0]);
rectangle('Position',[1312.5 -2437.5 93.75 93.75], 'FaceColor',[1 1 1]);
rectangle('Position',[1406.25 -2437.5 93.75 93.75], 'FaceColor',[1 1 1]);
rectangle('Position',[1125 -2531.25 93.75 93.75], 'FaceColor',[1 1 1]);
rectangle('Position',[1218.75 -2531.25 93.75 93.75], 'FaceColor',[1 1 1]);
rectangle('Position',[1125 -2625 93.75 93.75], 'FaceColor',[0 0 0]);
rectangle('Position',[1218.75 -2625 93.75 93.75], 'FaceColor',[0 0 0]);
rectangle('Position',[1312.5 -2531.25 93.75 93.75], 'FaceColor',[1 1 1]);
rectangle('Position',[1406.25 -2531.25 93.75 93.75], 'FaceColor',[1 1 1]);
rectangle('Position',[1312.5 -2625 93.75 93.75], 'FaceColor',[0 0 0]);
rectangle('Position',[1406.25 -2625 93.75 93.75], 'FaceColor',[1 1 1]);
rectangle('Position',[750 -2718.75 93.75 93.75], 'FaceColor',[0 0 0]);
rectangle('Position',[843.75 -2718.75 93.75 93.75], 'FaceColor',[0 0 0]);
rectangle('Position',[750 -2812.5 93.75 93.75], 'FaceColor',[0 0 0]);
rectangle('Position',[843.75 -2812.5 93.75 93.75], 'FaceColor',[1 1 1]);
rectangle('Position',[937.5 -2718.75 93.75 93.75], 'FaceColor',[0 0 0]);
rectangle('Position',[1031.25 -2718.75 93.75 93.75], 'FaceColor',[0 0 0]);
rectangle('Position',[937.5 -2812.5 93.75 93.75], 'FaceColor',[1 1 1]);
rectangle('Position',[1031.25 -2812.5 93.75 93.75], 'FaceColor',[1 1 1]);
rectangle('Position',[750 -2906.25 93.75 93.75], 'FaceColor',[0 0 0]);
rectangle('Position',[843.75 -2906.25 93.75 93.75], 'FaceColor',[1 1 1]);
rectangle('Position',[750 -3000 93.75 93.75], 'FaceColor',[0 0 0]);
rectangle('Position',[843.75 -3000 93.75 93.75], 'FaceColor',[0 0 0]);
rectangle('Position',[937.5 -2906.25 93.75 93.75], 'FaceColor',[1 1 1]);
rectangle('Position',[1031.25 -2906.25 93.75 93.75], 'FaceColor',[1 1 1]);
rectangle('Position',[937.5 -3000 93.75 93.75], 'FaceColor',[0 0 0]);
rectangle('Position',[1031.25 -3000 93.75 93.75], 'FaceColor',[0 0 0]);
rectangle('Position',[1125 -2718.75 93.75 93.75], 'FaceColor',[0 0 0]);
rectangle('Position',[1218.75 -2718.75 93.75 93.75], 'FaceColor',[0 0 0]);
rectangle('Position',[1125 -2812.5 93.75 93.75], 'FaceColor',[1 1 1]);
rectangle('Position',[1218.75 -2812.5 93.75 93.75], 'FaceColor',[1 1 1]);
rectangle('Position',[1312.5 -2718.75 93.75 93.75], 'FaceColor',[0 0 0]);
rectangle('Position',[1406.25 -2718.75 93.75 93.75], 'FaceColor',[1 1 1]);
rectangle('Position',[1312.5 -2812.5 93.75 93.75], 'FaceColor',[1 1 1]);
rectangle('Position',[1406.25 -2812.5 93.75 93.75], 'FaceColor',[1 1 1]);
rectangle('Position',[1125 -2906.25 93.75 93.75], 'FaceColor',[1 1 1]);
rectangle('Position',[1218.75 -2906.25 93.75 93.75], 'FaceColor',[1 1 1]);
rectangle('Position',[1125 -3000 93.75 93.75], 'FaceColor',[0 0 0]);
rectangle('Position',[1218.75 -3000 93.75 93.75], 'FaceColor',[0 0 0]);
rectangle('Position',[1312.5 -2906.25 93.75 93.75], 'FaceColor',[1 1 1]);
rectangle('Position',[1406.25 -2906.25 93.75 93.75], 'FaceColor',[1 1 1]);
rectangle('Position',[1312.5 -3000 93.75 93.75], 'FaceColor',[0 0 0]);
rectangle('Position',[1406.25 -3000 93.75 93.75], 'FaceColor',[0 0 0]);
rectangle('Position',[1687.5 -1593.75 93.75 93.75], 'FaceColor',[0 0 0]);
rectangle('Position',[1781.25 -1593.75 93.75 93.75], 'FaceColor',[0 0 0]);
rectangle('Position',[1687.5 -1687.5 93.75 93.75], 'FaceColor',[0 0 0]);
rectangle('Position',[1781.25 -1687.5 93.75 93.75], 'FaceColor',[1 1 1]);
rectangle('Position',[1687.5 -1781.25 93.75 93.75], 'FaceColor',[0 0 0]);
rectangle('Position',[1781.25 -1781.25 93.75 93.75], 'FaceColor',[1 1 1]);
rectangle('Position',[1687.5 -1875 93.75 93.75], 'FaceColor',[0 0 0]);
rectangle('Position',[1781.25 -1875 93.75 93.75], 'FaceColor',[1 1 1]);
rectangle('Position',[1875 -1593.75 93.75 93.75], 'FaceColor',[0 0 0]);
rectangle('Position',[1968.75 -1593.75 93.75 93.75], 'FaceColor',[1 1 1]);
rectangle('Position',[1875 -1687.5 93.75 93.75], 'FaceColor',[1 1 1]);
rectangle('Position',[1968.75 -1687.5 93.75 93.75], 'FaceColor',[1 1 1]);
rectangle('Position',[1500 -1968.75 93.75 93.75], 'FaceColor',[0 0 0]);
rectangle('Position',[1593.75 -1968.75 93.75 93.75], 'FaceColor',[0 0 0]);
rectangle('Position',[1500 -2062.5 93.75 93.75], 'FaceColor',[1 1 1]);
rectangle('Position',[1593.75 -2062.5 93.75 93.75], 'FaceColor',[1 1 1]);
rectangle('Position',[1687.5 -1968.75 93.75 93.75], 'FaceColor',[0 0 0]);
rectangle('Position',[1781.25 -1968.75 93.75 93.75], 'FaceColor',[1 1 1]);
rectangle('Position',[1687.5 -2062.5 93.75 93.75], 'FaceColor',[1 1 1]);
rectangle('Position',[1781.25 -2062.5 93.75 93.75], 'FaceColor',[1 1 1]);
rectangle('Position',[2625 -1593.75 93.75 93.75], 'FaceColor',[1 1 1]);
rectangle('Position',[2718.75 -1593.75 93.75 93.75], 'FaceColor',[0 0 0]);
rectangle('Position',[2625 -1687.5 93.75 93.75], 'FaceColor',[1 1 1]);
rectangle('Position',[2718.75 -1687.5 93.75 93.75], 'FaceColor',[0 0 0]);
rectangle('Position',[2812.5 -1781.25 93.75 93.75], 'FaceColor',[1 1 1]);
rectangle('Position',[2906.25 -1781.25 93.75 93.75], 'FaceColor',[0 0 0]);
rectangle('Position',[2812.5 -1875 93.75 93.75], 'FaceColor',[1 1 1]);
rectangle('Position',[2906.25 -1875 93.75 93.75], 'FaceColor',[0 0 0]);
rectangle('Position',[2812.5 -1968.75 93.75 93.75], 'FaceColor',[1 1 1]);
rectangle('Position',[2906.25 -1968.75 93.75 93.75], 'FaceColor',[0 0 0]);
rectangle('Position',[2812.5 -2062.5 93.75 93.75], 'FaceColor',[1 1 1]);
rectangle('Position',[2906.25 -2062.5 93.75 93.75], 'FaceColor',[0 0 0]);
rectangle('Position',[1500 -2343.75 93.75 93.75], 'FaceColor',[0 0 0]);
rectangle('Position',[1593.75 -2343.75 93.75 93.75], 'FaceColor',[0 0 0]);
rectangle('Position',[1500 -2437.5 93.75 93.75], 'FaceColor',[1 1 1]);
rectangle('Position',[1593.75 -2437.5 93.75 93.75], 'FaceColor',[0 0 0]);
rectangle('Position',[1500 -2531.25 93.75 93.75], 'FaceColor',[1 1 1]);
rectangle('Position',[1593.75 -2531.25 93.75 93.75], 'FaceColor',[0 0 0]);
rectangle('Position',[1500 -2625 93.75 93.75], 'FaceColor',[1 1 1]);
rectangle('Position',[1593.75 -2625 93.75 93.75], 'FaceColor',[0 0 0]);
rectangle('Position',[1875 -2531.25 93.75 93.75], 'FaceColor',[1 1 1]);
rectangle('Position',[1968.75 -2531.25 93.75 93.75], 'FaceColor',[1 1 1]);
rectangle('Position',[1875 -2625 93.75 93.75], 'FaceColor',[0 0 0]);
rectangle('Position',[1968.75 -2625 93.75 93.75], 'FaceColor',[0 0 0]);
rectangle('Position',[2062.5 -2531.25 93.75 93.75], 'FaceColor',[1 1 1]);
rectangle('Position',[2156.25 -2531.25 93.75 93.75], 'FaceColor',[1 1 1]);
rectangle('Position',[2062.5 -2625 93.75 93.75], 'FaceColor',[0 0 0]);
rectangle('Position',[2156.25 -2625 93.75 93.75], 'FaceColor',[1 1 1]);
rectangle('Position',[1500 -2718.75 93.75 93.75], 'FaceColor',[1 1 1]);
rectangle('Position',[1593.75 -2718.75 93.75 93.75], 'FaceColor',[0 0 0]);
rectangle('Position',[1500 -2812.5 93.75 93.75], 'FaceColor',[1 1 1]);
rectangle('Position',[1593.75 -2812.5 93.75 93.75], 'FaceColor',[0 0 0]);
rectangle('Position',[1500 -2906.25 93.75 93.75], 'FaceColor',[1 1 1]);
rectangle('Position',[1593.75 -2906.25 93.75 93.75], 'FaceColor',[0 0 0]);
rectangle('Position',[1500 -3000 93.75 93.75], 'FaceColor',[0 0 0]);
rectangle('Position',[1593.75 -3000 93.75 93.75], 'FaceColor',[0 0 0]);
rectangle('Position',[1875 -2718.75 93.75 93.75], 'FaceColor',[0 0 0]);
rectangle('Position',[1968.75 -2718.75 93.75 93.75], 'FaceColor',[0 0 0]);
rectangle('Position',[1875 -2812.5 93.75 93.75], 'FaceColor',[1 1 1]);
rectangle('Position',[1968.75 -2812.5 93.75 93.75], 'FaceColor',[1 1 1]);
rectangle('Position',[2062.5 -2718.75 93.75 93.75], 'FaceColor',[0 0 0]);
rectangle('Position',[2156.25 -2718.75 93.75 93.75], 'FaceColor',[1 1 1]);
rectangle('Position',[2062.5 -2812.5 93.75 93.75], 'FaceColor',[1 1 1]);
rectangle('Position',[2156.25 -2812.5 93.75 93.75], 'FaceColor',[1 1 1]);
rectangle('Position',[1875 -2906.25 93.75 93.75], 'FaceColor',[1 1 1]);
rectangle('Position',[1968.75 -2906.25 93.75 93.75], 'FaceColor',[1 1 1]);
rectangle('Position',[1875 -3000 93.75 93.75], 'FaceColor',[0 0 0]);
rectangle('Position',[1968.75 -3000 93.75 93.75], 'FaceColor',[0 0 0]);
rectangle('Position',[2062.5 -2906.25 93.75 93.75], 'FaceColor',[1 1 1]);
rectangle('Position',[2156.25 -2906.25 93.75 93.75], 'FaceColor',[1 1 1]);
rectangle('Position',[2062.5 -3000 93.75 93.75], 'FaceColor',[0 0 0]);
rectangle('Position',[2156.25 -3000 93.75 93.75], 'FaceColor',[0 0 0]);
rectangle('Position',[2250 -2343.75 93.75 93.75], 'FaceColor',[0 0 0]);
rectangle('Position',[2343.75 -2343.75 93.75 93.75], 'FaceColor',[0 0 0]);
rectangle('Position',[2250 -2437.5 93.75 93.75], 'FaceColor',[1 1 1]);
rectangle('Position',[2343.75 -2437.5 93.75 93.75], 'FaceColor',[1 1 1]);
rectangle('Position',[2625 -2343.75 93.75 93.75], 'FaceColor',[0 0 0]);
rectangle('Position',[2718.75 -2343.75 93.75 93.75], 'FaceColor',[0 0 0]);
rectangle('Position',[2625 -2437.5 93.75 93.75], 'FaceColor',[1 1 1]);
rectangle('Position',[2718.75 -2437.5 93.75 93.75], 'FaceColor',[1 1 1]);
rectangle('Position',[2812.5 -2343.75 93.75 93.75], 'FaceColor',[0 0 0]);
rectangle('Position',[2906.25 -2343.75 93.75 93.75], 'FaceColor',[0 0 0]);
rectangle('Position',[2812.5 -2437.5 93.75 93.75], 'FaceColor',[1 1 1]);
rectangle('Position',[2906.25 -2437.5 93.75 93.75], 'FaceColor',[0 0 0]);
rectangle('Position',[2812.5 -2531.25 93.75 93.75], 'FaceColor',[1 1 1]);
rectangle('Position',[2906.25 -2531.25 93.75 93.75], 'FaceColor',[0 0 0]);
rectangle('Position',[2812.5 -2625 93.75 93.75], 'FaceColor',[1 1 1]);
rectangle('Position',[2906.25 -2625 93.75 93.75], 'FaceColor',[0 0 0]);
rectangle('Position',[2437.5 -2718.75 93.75 93.75], 'FaceColor',[0 0 0]);
rectangle('Position',[2531.25 -2718.75 93.75 93.75], 'FaceColor',[0 0 0]);
rectangle('Position',[2437.5 -2812.5 93.75 93.75], 'FaceColor',[1 1 1]);
rectangle('Position',[2531.25 -2812.5 93.75 93.75], 'FaceColor',[1 1 1]);
rectangle('Position',[2250 -2906.25 93.75 93.75], 'FaceColor',[1 1 1]);
rectangle('Position',[2343.75 -2906.25 93.75 93.75], 'FaceColor',[1 1 1]);
rectangle('Position',[2250 -3000 93.75 93.75], 'FaceColor',[0 0 0]);
rectangle('Position',[2343.75 -3000 93.75 93.75], 'FaceColor',[0 0 0]);
rectangle('Position',[2437.5 -2906.25 93.75 93.75], 'FaceColor',[1 1 1]);
rectangle('Position',[2531.25 -2906.25 93.75 93.75], 'FaceColor',[1 1 1]);
rectangle('Position',[2437.5 -3000 93.75 93.75], 'FaceColor',[0 0 0]);
rectangle('Position',[2531.25 -3000 93.75 93.75], 'FaceColor',[0 0 0]);
rectangle('Position',[2812.5 -2718.75 93.75 93.75], 'FaceColor',[1 1 1]);
rectangle('Position',[2906.25 -2718.75 93.75 93.75], 'FaceColor',[0 0 0]);
rectangle('Position',[2812.5 -2812.5 93.75 93.75], 'FaceColor',[1 1 1]);
rectangle('Position',[2906.25 -2812.5 93.75 93.75], 'FaceColor',[0 0 0]);
rectangle('Position',[2625 -2906.25 93.75 93.75], 'FaceColor',[1 1 1]);
rectangle('Position',[2718.75 -2906.25 93.75 93.75], 'FaceColor',[1 1 1]);
rectangle('Position',[2625 -3000 93.75 93.75], 'FaceColor',[0 0 0]);
rectangle('Position',[2718.75 -3000 93.75 93.75], 'FaceColor',[0 0 0]);
rectangle('Position',[2812.5 -2906.25 93.75 93.75], 'FaceColor',[1 1 1]);
rectangle('Position',[2906.25 -2906.25 93.75 93.75], 'FaceColor',[0 0 0]);
rectangle('Position',[2812.5 -3000 93.75 93.75], 'FaceColor',[0 0 0]);
rectangle('Position',[2906.25 -3000 93.75 93.75], 'FaceColor',[0 0 0]);
X=[2800,2800,2531.25,2531.25,2437.5,2250,2250,2250,2250,1875,1593.75,1593.75,1593.75,1500,1312.5,1312.5,750,750,750,562.5,468.75,375,281.25,281.25,281.25,375,375,375,375,375,281.25,281.25,375,200];
Y=[-2800,-2800,-2718.75,-2718.75,-2625,-2531.25,-2531.25,-2250,-2250,-1968.75,-1968.75,-1968.75,-1968.75,-1875,-1687.5,-1687.5,-1312.5,-1312.5,-1312.5,-1406.25,-1500,-1593.75,-1687.5,-1781.25,-1875,-1875,-2062.5,-2156.25,-2250,-2437.5,-2531.25,-2625,-2812.5,-2800];
hold on;
plot(X,Y,'r');
legend('9640.14','Location','southoutside');
